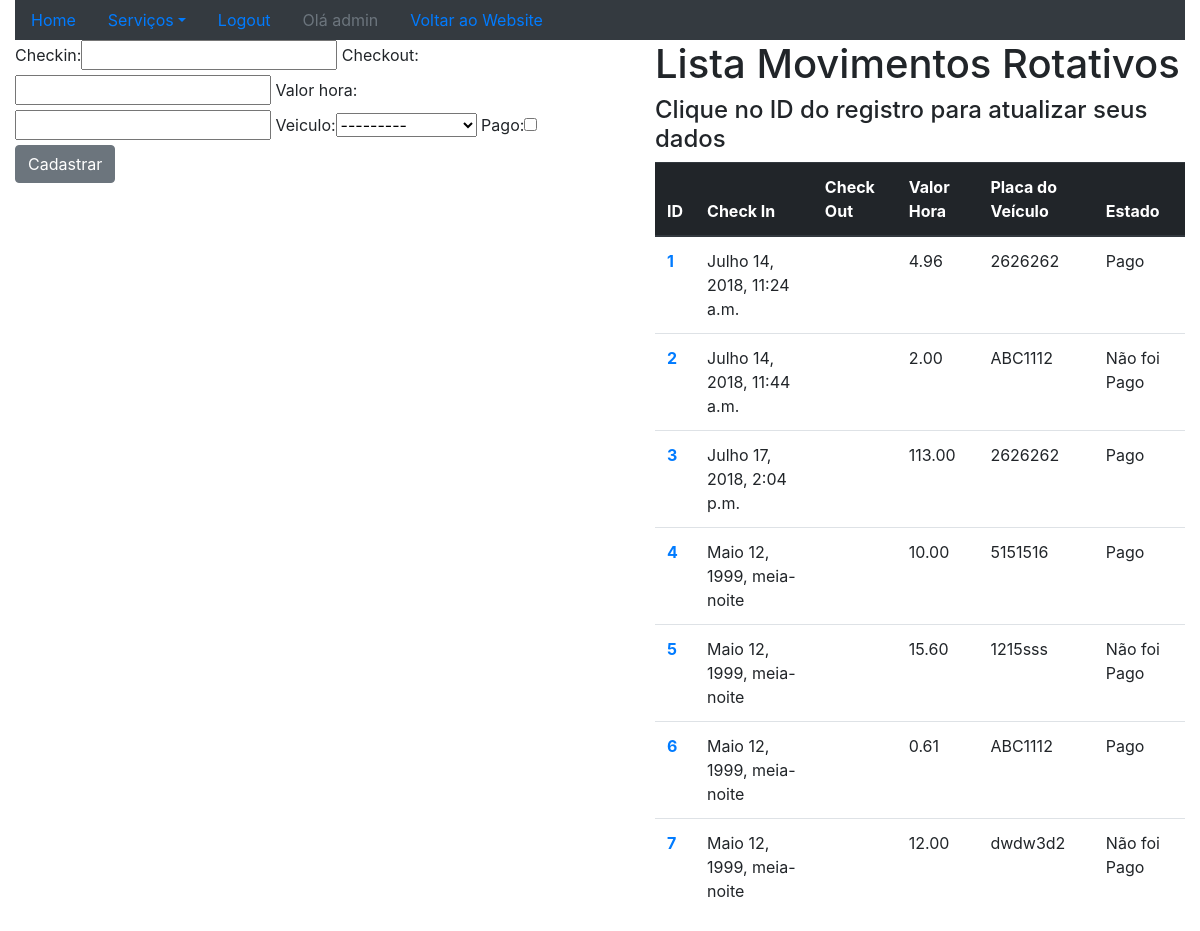
Page /sistema/mov-rot/ (signed in) on the earlier database version.
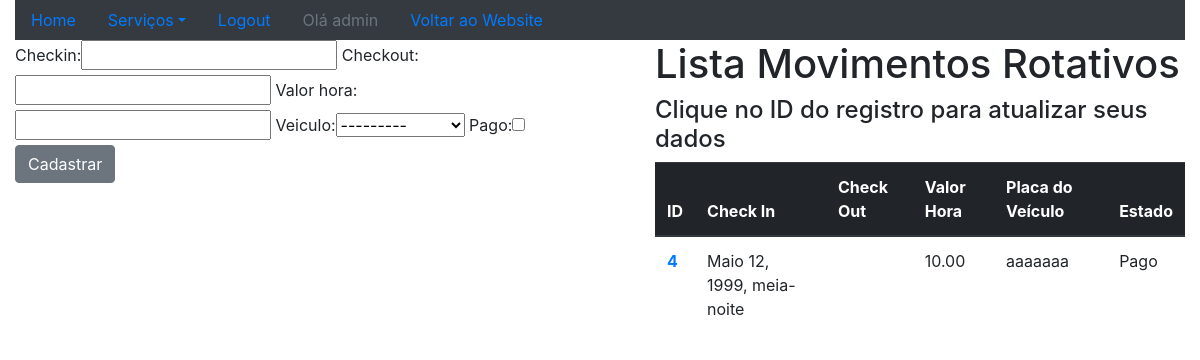
Same page on the later database version.
### core/models.py (models this page shows, shortened)
class MovimentoRot(models.Model):
    checkin = models.DateTimeField(auto_now=False)
    checkout = models.DateTimeField(auto_now=False, null=True, blank=True)
    valor_hora = models.DecimalField(max_digits=5,decimal_places=2)
    veiculo = models.ForeignKey(Veiculo,on_delete=models.PROTECT)
    pago = models.BooleanField(default=False)

class Veiculo(models.Model):
    marca = models.ForeignKey(Marca,on_delete=models.PROTECT)
    placa = models.CharField(max_length=7)
    proprietario = models.ForeignKey(Pessoa,on_delete=models.PROTECT)
    cor = models.CharField(max_length=15)
    observacoes = models.TextField()
    def __str__(self):
        return self.marca.nome + ' - ' + self.placa

### core/views.py (the view)
@login_required
def lista_mov_rot(request):
    mov_rot = MovimentoRot.objects.all()
    form = MovRotForm()
    context = {'movRot':mov_rot,'form':form}
    return render(request,'core/lista_mov_rot.html',context)

### core/forms.py
class MovRotForm(ModelForm):
    class Meta:
        model = MovimentoRot
        fields = '__all__'

### core/templates/core/lista_mov_rot.html (shortened to what this page needs)
{% extends "base.html" %}
{% load bootstrap %}
{% block main %}
    <div class="row">
        <div class="col-sm-6">
            <form action="{% url 'core_mov_rot_novo' %}" method="POST">
                {{ form|bootstrap }}
                <button type="submit" class="btn btn-secondary" >Cadastrar</button>
            </form>
        </div>
        <div class="col-sm-6">
            <ul>
                <h1>Lista Movimentos Rotativos</h1>
                <h4>Clique no ID do registro para atualizar seus dados</h4>
                <table class="table">
                <thead class="thead-dark">
                    <tr>
                        <th scope="col">ID</th>
                        <th scope="col">Check In</th>
                        <th scope="col">Check Out</th>
                        <th scope="col">Valor Hora</th>
                        <th scope="col">Placa do Veículo</th>
                        <th scope="col">Estado</th>
                    </tr>
                </thead>
                <tbody>
                    {% for mov in movRot %}
                        <tr>
                            <th scope="row"><a href="{% url 'core_mov_rot_update' mov.id %}">{{ mov.id }}</a></th>
                            <td>{{ mov.checkin }}</td>
                            <td>{{ mov.chekout }}</td>
                            <td>{{ mov.valor_hora }}</td>
                            <td>{{ mov.veiculo.placa }}</td>
                            <td>
                                {% if mov.pago %}
                                    Pago
                                {% else %}
                                    Não foi Pago
                                {% endif %}
                            </td>
                        </tr>
                    {% endfor %}
                </tbody>
                </table>
            </ul>
        </div>
    </div>
{% endblock %}

Differences in the rows shown:
removed MovimentoRot: id "1", checkin "Julho 14, 2018, 11:24 a.m.", valor_hora "4.96", veiculo.placa "2626262", pago "Pago"
removed MovimentoRot: id "2", checkin "Julho 14, 2018, 11:44 a.m.", valor_hora "2.00", veiculo.placa "ABC1112", pago "Não foi Pago"
removed MovimentoRot: id "3", checkin "Julho 17, 2018, 2:04 p.m.", valor_hora "113.00", veiculo.placa "2626262", pago "Pago"
removed MovimentoRot: id "5", checkin "Maio 12, 1999, meia-noite", valor_hora "15.60", veiculo.placa "1215sss", pago "Não foi Pago"
removed MovimentoRot: id "6", checkin "Maio 12, 1999, meia-noite", valor_hora "0.61", veiculo.placa "ABC1112", pago "Pago"
removed MovimentoRot: id "7", checkin "Maio 12, 1999, meia-noite", valor_hora "12.00", veiculo.placa "dwdw3d2", pago "Não foi Pago"
changed through a linked row, MovimentoRot id 4: veiculo.placa "5151516" → "aaaaaaa"
